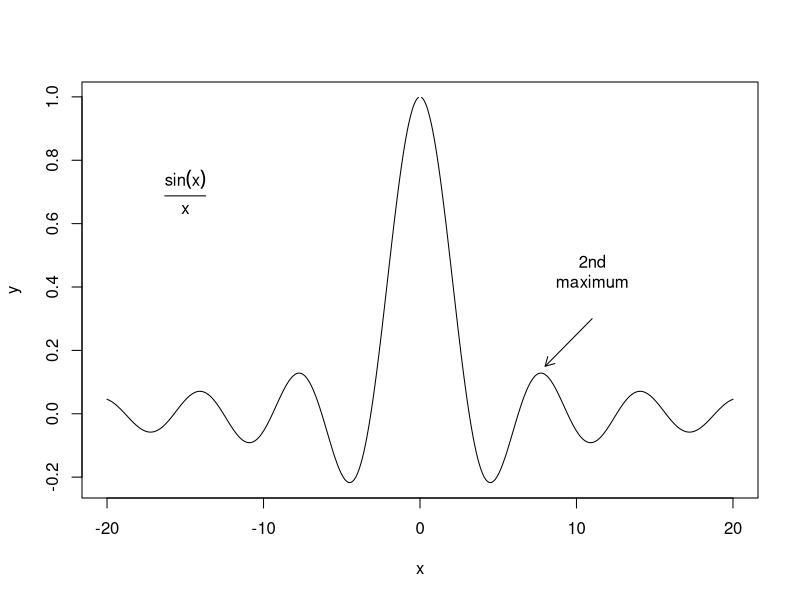
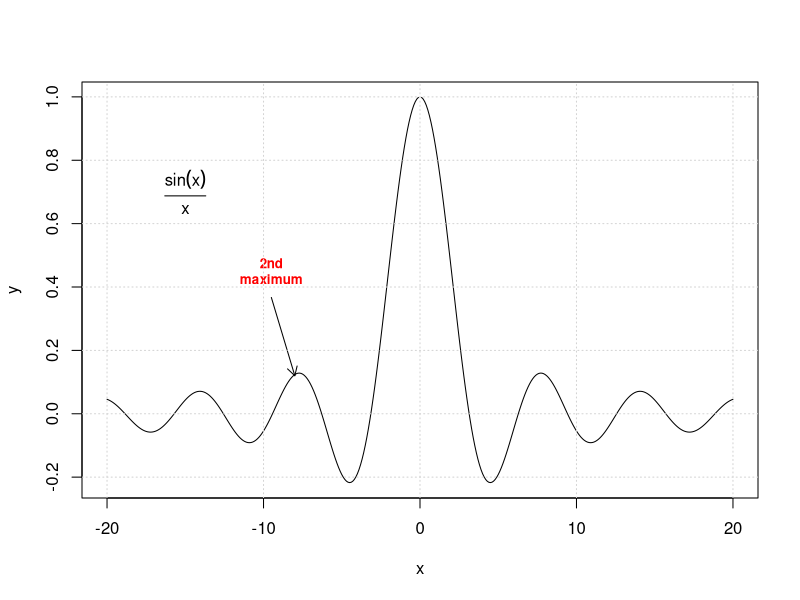

Recreate these plots in R, in order.
# draw arrow in R plot

x = seq(-20,20,by=0.1)
y = sin(x)/x
plot(x,y, type = "l")
text(-15,0.7,expression(frac(sin(x),x)))
arrows(11,0.3,8,0.15, length=0.1)
text(11,0.45,"2nd\nmaximum") # \n means "newline"

# other
x = seq(-20,20,by=0.1)
y = sin(x)/x
plot(x,y, type = "l")
text(-15,0.7,expression(frac(sin(x),x)))
arrows(x0 = -9.5, y0 = 0.36698, x1 = -8, y1 = 0.12, length = 0.1)
text(-9.5,0.45,"2nd\nmaximum", col = 'red', cex = 0.8, font = 2) # \n means "newline"
grid()
